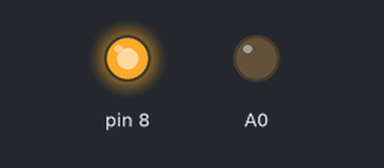
Simulated run of this sketch. Board: Arduino Uno, built with avr-gcc and run on an emulated ATmega328P. Parts: output pins drawn as LEDs (lit = HIGH).

Above: at 4.0 s.
Timing chart, 0 to 10.6 s (numbered marks = the images above):
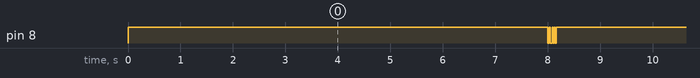

The sketch:

UARTmanual.ino
```cpp
void setup() {
  // put your setup code here, to run once:
pinMode(A0,OUTPUT);
pinMode(8,OUTPUT);
}

void sendpacket(int data[])
{
int  rate = 1;
rate = rate + 18;
  digitalWrite(8,LOW);
  delay(rate/2);
  for (int i = 0; i < 9; i++)
  {
    if (data[i] == 1)
    {
      digitalWrite(8,HIGH);
      delay(rate);
    }
    else
    {
      digitalWrite(8,LOW);
      delay(rate);
    }
  }

}


void loop() {

digitalWrite(8,HIGH);
delay(8000);
int d[] = { 0,1,0,0,1,0,1,0,1};
sendpacket(d);


}
```

Measured:
- by itself, pin 8: repeats every 8.2 s: LOW 0.03 s, HIGH 0.02 s, LOW 0.04 s, 2 × (HIGH 0.02 s, LOW 0.02 s), HIGH 8.0 s
